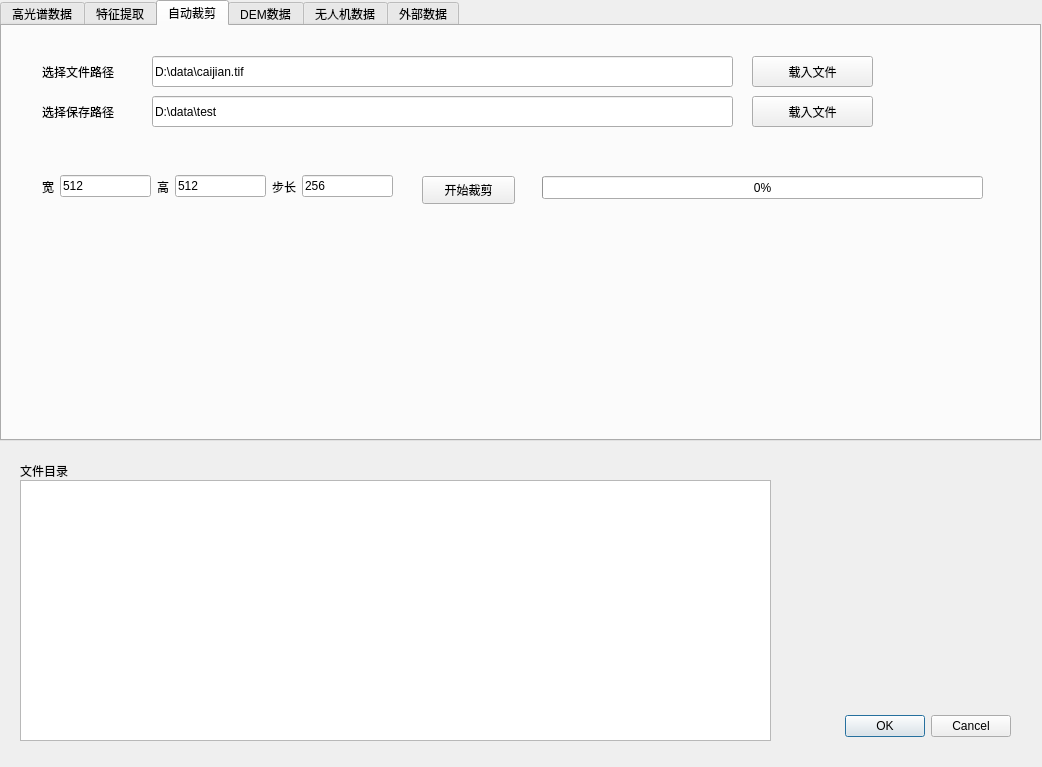
<?xml version="1.0" encoding="UTF-8"?>
<ui version="4.0">
 <class>zhengshibanDialogBase</class>
 <widget class="QDialog" name="zhengshibanDialogBase">
  <property name="geometry">
   <rect>
    <x>0</x>
    <y>0</y>
    <width>1042</width>
    <height>767</height>
   </rect>
  </property>
  <property name="windowTitle">
   <string>zhengshiban</string>
  </property>
  <widget class="QDialogButtonBox" name="button_box">
   <property name="geometry">
    <rect>
     <x>670</x>
     <y>710</y>
     <width>341</width>
     <height>32</height>
    </rect>
   </property>
   <property name="orientation">
    <enum>Qt::Horizontal</enum>
   </property>
   <property name="standardButtons">
    <set>QDialogButtonBox::Cancel|QDialogButtonBox::Ok</set>
   </property>
  </widget>
  <widget class="QTabWidget" name="tabWidget">
   <property name="geometry">
    <rect>
     <x>0</x>
     <y>0</y>
     <width>1041</width>
     <height>441</height>
    </rect>
   </property>
   <property name="autoFillBackground">
    <bool>false</bool>
   </property>
   <property name="currentIndex">
    <number>2</number>
   </property>
   <widget class="QWidget" name="tab">
    <attribute name="title">
     <string>高光谱数据</string>
    </attribute>
    <widget class="QComboBox" name="comboBox">
     <property name="geometry">
      <rect>
       <x>20</x>
       <y>40</y>
       <width>841</width>
       <height>31</height>
      </rect>
     </property>
    </widget>
    <widget class="QPushButton" name="pushButton">
     <property name="geometry">
      <rect>
       <x>870</x>
       <y>120</y>
       <width>121</width>
       <height>31</height>
      </rect>
     </property>
     <property name="text">
      <string>移除所有的图层</string>
     </property>
     <property name="default">
      <bool>false</bool>
     </property>
    </widget>
    <widget class="QListWidget" name="listWidget">
     <property name="geometry">
      <rect>
       <x>20</x>
       <y>120</y>
       <width>841</width>
       <height>181</height>
      </rect>
     </property>
    </widget>
    <widget class="QWidget" name="horizontalLayoutWidget">
     <property name="geometry">
      <rect>
       <x>20</x>
       <y>310</y>
       <width>841</width>
       <height>41</height>
      </rect>
     </property>
     <layout class="QHBoxLayout" name="horizontalLayout_2">
      <item>
       <widget class="QCheckBox" name="checkBox_2">
        <property name="text">
         <string>参数1</string>
        </property>
       </widget>
      </item>
      <item>
       <widget class="QCheckBox" name="checkBox">
        <property name="text">
         <string>参数2</string>
        </property>
       </widget>
      </item>
      <item>
       <widget class="QCheckBox" name="checkBox_3">
        <property name="text">
         <string>参数3</string>
        </property>
       </widget>
      </item>
      <item>
       <widget class="QCheckBox" name="checkBox_4">
        <property name="text">
         <string>参数4</string>
        </property>
       </widget>
      </item>
     </layout>
    </widget>
    <widget class="QPushButton" name="pushButton_2">
     <property name="geometry">
      <rect>
       <x>870</x>
       <y>320</y>
       <width>121</width>
       <height>31</height>
      </rect>
     </property>
     <property name="text">
      <string>启动处理</string>
     </property>
    </widget>
    <widget class="QPushButton" name="pushButton_3">
     <property name="geometry">
      <rect>
       <x>870</x>
       <y>80</y>
       <width>121</width>
       <height>31</height>
      </rect>
     </property>
     <property name="text">
      <string>载入文件</string>
     </property>
     <property name="default">
      <bool>false</bool>
     </property>
    </widget>
    <widget class="QPushButton" name="pushButton_4">
     <property name="geometry">
      <rect>
       <x>870</x>
       <y>40</y>
       <width>121</width>
       <height>31</height>
      </rect>
     </property>
     <property name="text">
      <string>载入图层文件</string>
     </property>
     <property name="default">
      <bool>false</bool>
     </property>
    </widget>
    <widget class="QLineEdit" name="lineEdit">
     <property name="geometry">
      <rect>
       <x>20</x>
       <y>80</y>
       <width>841</width>
       <height>31</height>
      </rect>
     </property>
    </widget>
   </widget>
   <widget class="QWidget" name="tab_5">
    <attribute name="title">
     <string>特征提取</string>
    </attribute>
    <widget class="QLineEdit" name="lineEdit_getfeature_output">
     <property name="geometry">
      <rect>
       <x>130</x>
       <y>60</y>
       <width>581</width>
       <height>31</height>
      </rect>
     </property>
     <property name="text">
      <string>D:\data\test</string>
     </property>
    </widget>
    <widget class="QPushButton" name="pushButton_getfeature_output">
     <property name="geometry">
      <rect>
       <x>730</x>
       <y>60</y>
       <width>121</width>
       <height>31</height>
      </rect>
     </property>
     <property name="text">
      <string>载入文件</string>
     </property>
     <property name="default">
      <bool>false</bool>
     </property>
    </widget>
    <widget class="QLabel" name="label">
     <property name="geometry">
      <rect>
       <x>20</x>
       <y>60</y>
       <width>121</width>
       <height>31</height>
      </rect>
     </property>
     <property name="text">
      <string>选择保存路径</string>
     </property>
    </widget>
    <widget class="QLineEdit" name="lineEdit_getfeature_input">
     <property name="geometry">
      <rect>
       <x>130</x>
       <y>20</y>
       <width>581</width>
       <height>31</height>
      </rect>
     </property>
     <property name="text">
      <string>D:\data\caijian.tif</string>
     </property>
    </widget>
    <widget class="QPushButton" name="pushButton_getfeature_input">
     <property name="geometry">
      <rect>
       <x>730</x>
       <y>20</y>
       <width>121</width>
       <height>31</height>
      </rect>
     </property>
     <property name="text">
      <string>载入文件</string>
     </property>
     <property name="default">
      <bool>false</bool>
     </property>
    </widget>
    <widget class="QLabel" name="label_3">
     <property name="geometry">
      <rect>
       <x>20</x>
       <y>20</y>
       <width>121</width>
       <height>31</height>
      </rect>
     </property>
     <property name="text">
      <string>选择文件路径</string>
     </property>
    </widget>
    <widget class="QWidget" name="gridLayoutWidget">
     <property name="geometry">
      <rect>
       <x>40</x>
       <y>180</y>
       <width>611</width>
       <height>191</height>
      </rect>
     </property>
     <layout class="QGridLayout" name="gridLayout">
      <item row="2" column="0">
       <widget class="QCheckBox" name="checkBox_NDVI">
        <property name="text">
         <string>归一化植被指数
 NDVI</string>
        </property>
       </widget>
      </item>
      <item row="2" column="1">
       <widget class="QCheckBox" name="checkBox_DVI">
        <property name="text">
         <string>差值植被指数 
DVI</string>
        </property>
       </widget>
      </item>
      <item row="3" column="0">
       <widget class="QCheckBox" name="checkBox_GNDVI">
        <property name="text">
         <string>绿通道植被指数 
GNDVI</string>
        </property>
       </widget>
      </item>
      <item row="3" column="2">
       <widget class="QCheckBox" name="checkBox_NDWI">
        <property name="text">
         <string>归一化水体指数
 NDWI</string>
        </property>
       </widget>
      </item>
      <item row="2" column="2">
       <widget class="QCheckBox" name="checkBox_RVI">
        <property name="text">
         <string>比值植被指数
 RVI</string>
        </property>
       </widget>
      </item>
      <item row="3" column="1">
       <widget class="QCheckBox" name="checkBox_MSAVI">
        <property name="text">
         <string>优化土壤调节植被指数
 MSAVI</string>
        </property>
       </widget>
      </item>
      <item row="4" column="1">
       <widget class="QCheckBox" name="checkBox_ARVI">
        <property name="text">
         <string>大气阻抗植被指数
 ARVI</string>
        </property>
       </widget>
      </item>
      <item row="4" column="2">
       <widget class="QCheckBox" name="checkBox_SAVI">
        <property name="text">
         <string>土壤调节植被指数
 SAVI</string>
        </property>
       </widget>
      </item>
      <item row="4" column="0">
       <widget class="QCheckBox" name="checkBox_EVI">
        <property name="text">
         <string>增强植被指数
 EVI</string>
        </property>
       </widget>
      </item>
      <item row="1" column="0">
       <widget class="QLabel" name="label_4">
        <property name="text">
         <string>选择需要提取的特征</string>
        </property>
       </widget>
      </item>
      <item row="5" column="2">
       <widget class="QPushButton" name="pushButton_getfeature">
        <property name="text">
         <string>开始提取</string>
        </property>
       </widget>
      </item>
      <item row="5" column="0">
       <widget class="QCheckBox" name="checkBox_Vegetation_removal">
        <property name="text">
         <string>去植被
 EVI</string>
        </property>
       </widget>
      </item>
     </layout>
    </widget>
    <widget class="QCheckBox" name="checkBox_5">
     <property name="geometry">
      <rect>
       <x>670</x>
       <y>180</y>
       <width>191</width>
       <height>19</height>
      </rect>
     </property>
     <property name="text">
      <string>显示结果文件到窗口</string>
     </property>
    </widget>
   </widget>
   <widget class="QWidget" name="tab_6">
    <attribute name="title">
     <string>自动裁剪</string>
    </attribute>
    <widget class="QPushButton" name="pushButton_clip">
     <property name="geometry">
      <rect>
       <x>420</x>
       <y>150</y>
       <width>93</width>
       <height>28</height>
      </rect>
     </property>
     <property name="text">
      <string>开始裁剪</string>
     </property>
    </widget>
    <widget class="QWidget" name="horizontalLayoutWidget_2">
     <property name="geometry">
      <rect>
       <x>40</x>
       <y>130</y>
       <width>351</width>
       <height>61</height>
      </rect>
     </property>
     <layout class="QHBoxLayout" name="horizontalLayout">
      <item>
       <widget class="QLabel" name="label_6">
        <property name="text">
         <string>宽</string>
        </property>
       </widget>
      </item>
      <item>
       <widget class="QLineEdit" name="lineEdit_clip_width">
        <property name="text">
         <string>512</string>
        </property>
       </widget>
      </item>
      <item>
       <widget class="QLabel" name="label_5">
        <property name="text">
         <string>高</string>
        </property>
       </widget>
      </item>
      <item>
       <widget class="QLineEdit" name="lineEdit_clip_height">
        <property name="text">
         <string>512</string>
        </property>
       </widget>
      </item>
      <item>
       <widget class="QLabel" name="label_7">
        <property name="text">
         <string>步长</string>
        </property>
       </widget>
      </item>
      <item>
       <widget class="QLineEdit" name="lineEdit_clip_step">
        <property name="text">
         <string>256</string>
        </property>
       </widget>
      </item>
     </layout>
    </widget>
    <widget class="QPushButton" name="pushButton_clip_input">
     <property name="geometry">
      <rect>
       <x>750</x>
       <y>30</y>
       <width>121</width>
       <height>31</height>
      </rect>
     </property>
     <property name="text">
      <string>载入文件</string>
     </property>
     <property name="default">
      <bool>false</bool>
     </property>
    </widget>
    <widget class="QLabel" name="label_8">
     <property name="geometry">
      <rect>
       <x>40</x>
       <y>30</y>
       <width>121</width>
       <height>31</height>
      </rect>
     </property>
     <property name="text">
      <string>选择文件路径</string>
     </property>
    </widget>
    <widget class="QLineEdit" name="lineEdit_clip_output">
     <property name="geometry">
      <rect>
       <x>150</x>
       <y>70</y>
       <width>581</width>
       <height>31</height>
      </rect>
     </property>
     <property name="text">
      <string>D:\data\test</string>
     </property>
    </widget>
    <widget class="QPushButton" name="pushButton_clip_output">
     <property name="geometry">
      <rect>
       <x>750</x>
       <y>70</y>
       <width>121</width>
       <height>31</height>
      </rect>
     </property>
     <property name="text">
      <string>载入文件</string>
     </property>
     <property name="default">
      <bool>false</bool>
     </property>
    </widget>
    <widget class="QLineEdit" name="lineEdit_clip_input">
     <property name="geometry">
      <rect>
       <x>150</x>
       <y>30</y>
       <width>581</width>
       <height>31</height>
      </rect>
     </property>
     <property name="text">
      <string>D:\data\caijian.tif</string>
     </property>
    </widget>
    <widget class="QLabel" name="label_9">
     <property name="geometry">
      <rect>
       <x>40</x>
       <y>70</y>
       <width>121</width>
       <height>31</height>
      </rect>
     </property>
     <property name="text">
      <string>选择保存路径</string>
     </property>
    </widget>
    <widget class="QProgressBar" name="progressBar_clip">
     <property name="geometry">
      <rect>
       <x>540</x>
       <y>150</y>
       <width>441</width>
       <height>23</height>
      </rect>
     </property>
     <property name="value">
      <number>0</number>
     </property>
    </widget>
   </widget>
   <widget class="QWidget" name="tab_2">
    <attribute name="title">
     <string>DEM数据</string>
    </attribute>
   </widget>
   <widget class="QWidget" name="tab_3">
    <attribute name="title">
     <string>无人机数据</string>
    </attribute>
   </widget>
   <widget class="QWidget" name="tab_4">
    <attribute name="title">
     <string>外部数据</string>
    </attribute>
   </widget>
  </widget>
  <widget class="QListView" name="listView">
   <property name="geometry">
    <rect>
     <x>20</x>
     <y>480</y>
     <width>751</width>
     <height>261</height>
    </rect>
   </property>
  </widget>
  <widget class="QLabel" name="label_2">
   <property name="geometry">
    <rect>
     <x>20</x>
     <y>460</y>
     <width>751</width>
     <height>21</height>
    </rect>
   </property>
   <property name="text">
    <string>文件目录</string>
   </property>
  </widget>
  <zorder>tabWidget</zorder>
  <zorder>button_box</zorder>
  <zorder>listView</zorder>
  <zorder>label_2</zorder>
 </widget>
 <resources/>
 <connections>
  <connection>
   <sender>button_box</sender>
   <signal>accepted()</signal>
   <receiver>zhengshibanDialogBase</receiver>
   <slot>accept()</slot>
   <hints>
    <hint type="sourcelabel">
     <x>20</x>
     <y>20</y>
    </hint>
    <hint type="destinationlabel">
     <x>20</x>
     <y>20</y>
    </hint>
   </hints>
  </connection>
  <connection>
   <sender>button_box</sender>
   <signal>rejected()</signal>
   <receiver>zhengshibanDialogBase</receiver>
   <slot>reject()</slot>
   <hints>
    <hint type="sourcelabel">
     <x>20</x>
     <y>20</y>
    </hint>
    <hint type="destinationlabel">
     <x>20</x>
     <y>20</y>
    </hint>
   </hints>
  </connection>
 </connections>
</ui>
